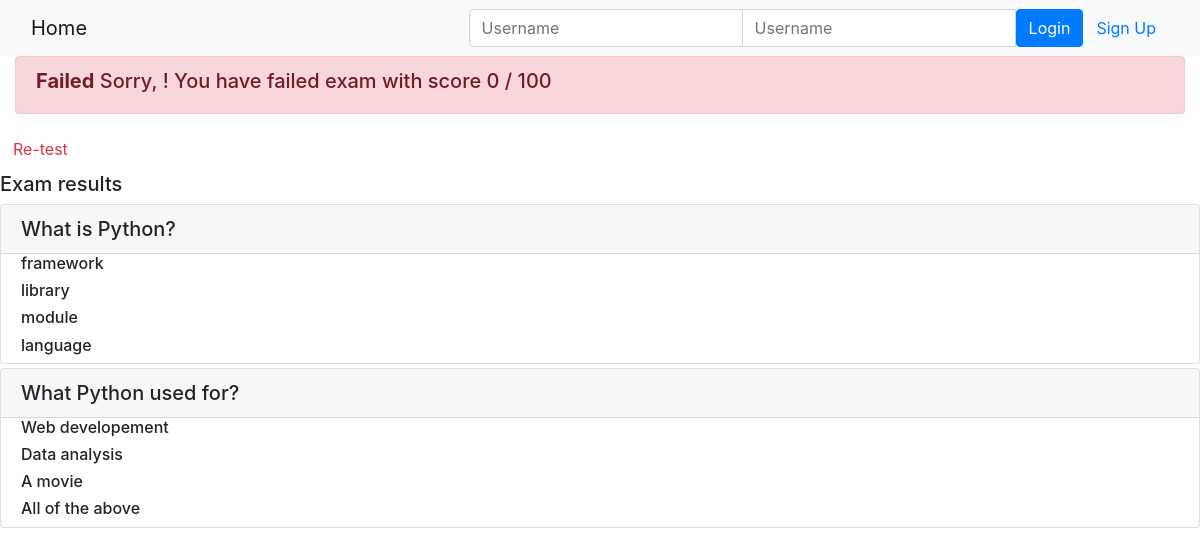
Page /onlinecourse/2/show_exam_result/2 on the committed database.
### onlinecourse/models.py (models this page shows, shortened)
class Question(models.Model):
    question_text = models.TextField()
    grade = models.IntegerField()
    lesson_id = models.ForeignKey(Lesson, on_delete=models.CASCADE)

class Choice(models.Model):
    choice_text = models.TextField()
    is_correct = models.BooleanField()
    question_id = models.ForeignKey(Question, on_delete=models.CASCADE)

### onlinecourse/views.py (the view, shortened to what this page needs)
# urls.py: path('<int:course_id>/show_exam_result/<int:submission_id>', views.show_exam_result, name='show_exam_result'),
def show_exam_result(request, course_id, submission_id):
    context = {}
    course = Course.objects.get(pk=course_id)
    submission = Submission.objects.get(pk=submission_id)
    number_of_questionsss = get_quest_number(course_id)
    selected_choice_ids = submission.chocies.all()
    total_score = 0
    print('im here')
    questions = []
    print('the questions of the exam:')
    print(questions)
    number_of_questions = len(questions)
    print(number_of_questions)
    selected_correct_choices = []
    correct_and_not_selected = []
    questions_total_score = 0
    print('total score')
    print(total_score)
    total_score = int((total_score * 100)/number_of_questionsss)
    selected_choice_idss = []
    for id in selected_choice_ids:
        selected_choice_idss.append(id.pk)
    print(selected_correct_choices)
    print(selected_correct_choices.count(1))
    print('selected_choice_idss')
    print(selected_choice_idss)
    print('number of questionsss')
    print(number_of_questionsss)
    context['course'] = course
    context['submission'] = submission
    context['selected_choice_idss'] = selected_choice_idss
    context['total_score'] = total_score
    context['selected_correct_choices'] = selected_correct_choices
    context['correct_and_not_selected'] = correct_and_not_selected
    return render(request, 'onlinecourse/exam_result_bootstrap.html', context)

### onlinecourse/views.py (called while the page is built)
def get_quest_number(course_id):
    list_of_questions = []
    lessons = Lesson.objects.filter(course=course_id)
    for lesson in lessons:
        questions = Question.objects.filter(lesson_id=lesson.id)
        for question in questions:
            if question.id in list_of_questions:
                None
            else:
                list_of_questions.append(question.id)
    return len(list_of_questions)

### onlinecourse/templates/onlinecourse/exam_result_bootstrap.html (shortened to what this page needs)
<!DOCTYPE html>
<html lang="en">
<head>
    {% load static %}
    <link rel="stylesheet" href="https://maxcdn.bootstrapcdn.com/bootstrap/4.5.2/css/bootstrap.min.css">
</head>
<body>
 <nav class="navbar navbar-light bg-light">
    <div class="container-fluid">
        <div class="navbar-header">
              <a class="navbar-brand" href="{% url 'onlinecourse:index' %}">Home</a>
        </div>
        <ul class="nav navbar-nav navbar-right">
            {% if user.is_authenticated %}
            <li>
                <a class="btn btn-link" href="#">{{ user.first_name }}({{ user.username }})</a>
                <a class="btn btn-link" href="{% url 'onlinecourse:logout' %}">Logout</a>
            </li>
            {% else %}
            <li>
                <form class="form-inline" action="{% url 'onlinecourse:login' %}" method="post">
                    <div class="input-group">
                        <input type="text" class="form-control" placeholder="Username" name="username" >
                        <input type="password" class="form-control" placeholder="Username" name="psw" >
                        <button class="btn btn-primary" type="submit">Login</button>
                        <a class="btn btn-link" href="{% url 'onlinecourse:registration' %}">Sign Up</a>
                    </div>
                </form>
            </li>
            {% endif %}
        </ul>
    </div>
</nav>
<div class="container-fluid">
    {% if total_score >= 75 %}
    <div class="alert alert-success">
       <h5><b>Congratulations, {{user.username}}!</b> You have passed the exam with score {{total_score}} / 100 </h5>
    </div>
    {% else %}
        <div class="alert alert-danger">
            <h5><b>Failed</b> Sorry, {{user.username}}! You have failed exam with score {{total_score}} / 100 </h5>
        </div>
        </div>
        <a class="btn btn-link text-danger" href="{% url 'onlinecourse:course_details' course.id %}">Re-test</a>
        {% endif %}
        <div class="card-columns-vertical mt-1">
            <h5 class="">Exam results</h5>
            {% for lesson in course.lesson_set.all %}
                {% for question in lesson.question_set.all %}
                    <div class="card mt-1">
                        <h5 class="card-header">{{question.question_text}}</h5>
                        {% for choice in question.choice_set.all %}
                            <div class="form-check">
                                {% if choice.pk in selected_correct_choices %}
                                    <!--<input type="checkbox" class="form-check-input" value = "">
                                    <label class="form-check-label">{{choice.choice_text}} {{submission.choice_set.all}}</label>-->
                                    <h6 class="text-success">Correct answer: {{choice.choice_text}}</h6>
                                {% elif choice.pk in selected_choice_idss %}
                                    <h6 class="text-danger">Wrong answer: {{choice.choice_text}}</h6>
                                {% elif choice.pk in correct_and_not_selected %}
                                    <h6 class="text-warning">Not selected: {{choice.choice_text}}</h6>
                                {% else %}
                                    <h6 class="text-body">{{choice.choice_text}}</h6>
                                {% endif %}
                            </div>
                        {% endfor %}
                        </div>
                    </div>
                {% endfor %}
            {% endfor %}
</body>
</html>

### rows in the picture
Question: question_text "What is Python?"
Choice: choice_text "framework"
Choice: choice_text "library"
Choice: choice_text "module"
Choice: choice_text "language"
Question: question_text "What Python used for?"
Choice: choice_text "Web developement"
Choice: choice_text "Data analysis"
Choice: choice_text "A movie"
Choice: choice_text "All of the above"

### other values in the picture
{{ total_score }} "0"
